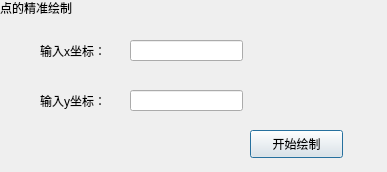
<?xml version="1.0" encoding="UTF-8"?>
<ui version="4.0">
 <class>Dialog_point</class>
 <widget class="QDialog" name="Dialog_point">
  <property name="geometry">
   <rect>
    <x>0</x>
    <y>0</y>
    <width>387</width>
    <height>172</height>
   </rect>
  </property>
  <property name="windowTitle">
   <string>Dialog</string>
  </property>
  <widget class="QLabel" name="label">
   <property name="geometry">
    <rect>
     <x>40</x>
     <y>40</y>
     <width>81</width>
     <height>21</height>
    </rect>
   </property>
   <property name="text">
    <string>输入x坐标：</string>
   </property>
  </widget>
  <widget class="QLineEdit" name="lineEdit">
   <property name="geometry">
    <rect>
     <x>130</x>
     <y>40</y>
     <width>113</width>
     <height>21</height>
    </rect>
   </property>
  </widget>
  <widget class="QLabel" name="label_2">
   <property name="geometry">
    <rect>
     <x>40</x>
     <y>90</y>
     <width>81</width>
     <height>21</height>
    </rect>
   </property>
   <property name="text">
    <string>输入y坐标：</string>
   </property>
  </widget>
  <widget class="QLineEdit" name="lineEdit_2">
   <property name="geometry">
    <rect>
     <x>130</x>
     <y>90</y>
     <width>113</width>
     <height>21</height>
    </rect>
   </property>
  </widget>
  <widget class="QLabel" name="label_3">
   <property name="geometry">
    <rect>
     <x>0</x>
     <y>0</y>
     <width>111</width>
     <height>16</height>
    </rect>
   </property>
   <property name="text">
    <string>点的精准绘制</string>
   </property>
  </widget>
  <widget class="QPushButton" name="pushButton">
   <property name="geometry">
    <rect>
     <x>250</x>
     <y>130</y>
     <width>93</width>
     <height>28</height>
    </rect>
   </property>
   <property name="text">
    <string>开始绘制</string>
   </property>
  </widget>
 </widget>
 <resources/>
 <connections/>
</ui>
